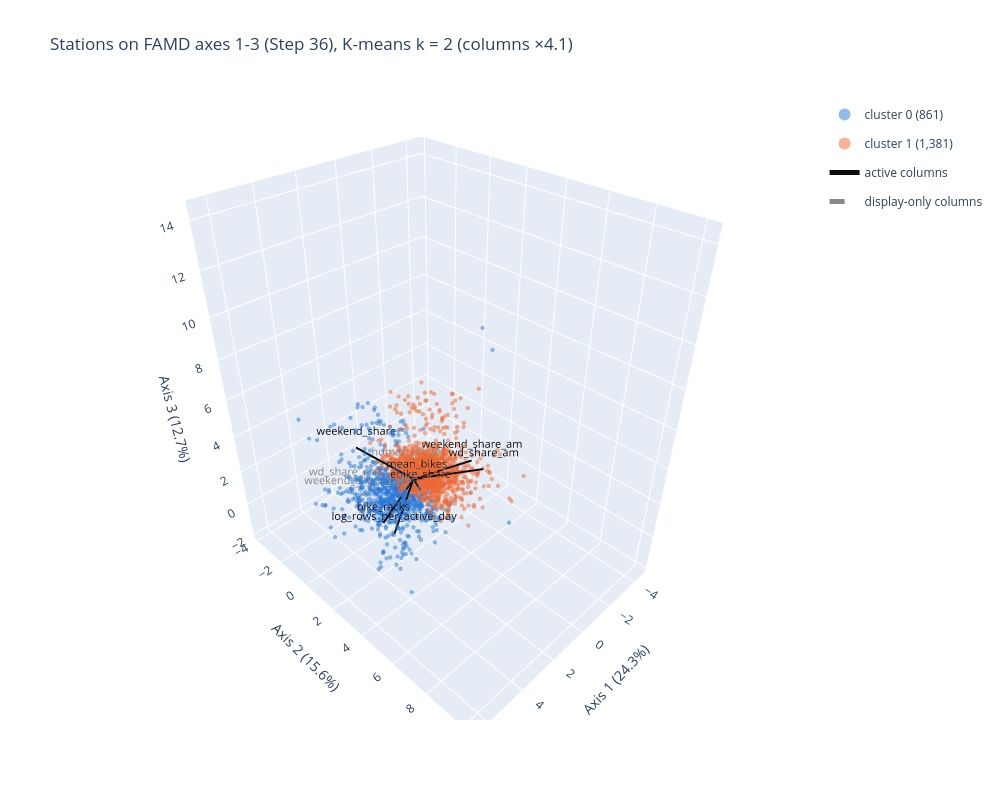

Notebook source saved alongside this figure:
### Markdown cell above
### Step 39: Rotatable 3D plot of the Step 36 FAMD with k = 2

### Code cell
k = 2
labels_k = cluster_labels_12h[f"k{k}"]
coords_3d = famd_12h.row_coordinates(famd_input_12h)[[0, 1, 2]]    # stations on FAMD axes 1-3 (Step 36)
col_coords_3d = famd_12h.column_coordinates_[[0, 1, 2]]
pct_3d = np.asarray(famd_12h.percentage_of_variance_)[:3]

active_3d = col_coords_3d.loc[famd_numeric_12h]              # active numerical columns -> solid lines
display_3d = col_coords_3d.loc[famd_numeric_display_12h]     # display-only columns -> dashed lines
# column lines stretched by one factor so the longest reaches 90% of the stations' 99th-percentile score
scale_3d = 0.9 * np.abs(coords_3d).quantile(0.99).max() / np.sqrt((pd.concat([active_3d, display_3d]) ** 2).sum(axis=1)).max()
cluster_colors = ["#2a78d6", "#eb6834", "#1baf7a", "#6250d6"]

fig = go.Figure()

# stations, one trace per cluster (click a legend entry to hide / show it)
station_info_3d = famd_input_12h[["smod_level1", "country"]]
for c in sorted(labels_k.unique()):
    mask = labels_k == c
    fig.add_trace(go.Scatter3d(
        x=coords_3d.loc[mask, 0], y=coords_3d.loc[mask, 1], z=coords_3d.loc[mask, 2],
        mode="markers", name=f"cluster {c} ({mask.sum():,})",
        marker=dict(size=2.5, color=cluster_colors[c], opacity=0.5),
        customdata=np.column_stack([coords_3d.index[mask], station_info_3d.loc[mask].to_numpy()]),
        hovertemplate="station %{customdata[0]}<br>%{customdata[1]}, %{customdata[2]}<extra>cluster " + str(c) + "</extra>",
    ))

# columns: a line from the origin with the column name at its end
for vectors, color, dash, group in [(active_3d, "#0b0b0b", "solid", "active columns"),
                                    (display_3d, "#8a8984", "dash", "display-only columns")]:
    for i, (var, (x, y, z)) in enumerate(vectors.iterrows()):
        fig.add_trace(go.Scatter3d(
            x=[0, x * scale_3d], y=[0, y * scale_3d], z=[0, z * scale_3d],
            mode="lines+text", text=["", var], textposition="top center",
            line=dict(color=color, width=4, dash=dash), textfont=dict(color=color, size=11),
            name=group, legendgroup=group, showlegend=(i == 0), hoverinfo="skip",
        ))

fig.update_layout(
    title=f"Stations on FAMD axes 1-3 (Step 36), K-means k = {k} (columns ×{scale_3d:.1f})",
    scene=dict(xaxis_title=f"Axis 1 ({pct_3d[0]:.1f}%)",
               yaxis_title=f"Axis 2 ({pct_3d[1]:.1f}%)",
               zaxis_title=f"Axis 3 ({pct_3d[2]:.1f}%)"),
    width=1000, height=800, legend=dict(itemsizing="constant"),
)
fig.show()

### Figure 1 — Plotly figure (JSON) as saved in the notebook; plotly's stock layout.template omitted (floating-point values rounded to 4 significant figures; data arrays with more than 128 entries replaced by an {"elided": "..."} marker saying what was removed)
{"data": [{"customdata": {"elided": "861x3 mixed values"}, "hovertemplate": "station %{customdata[0]}<br>%{customdata[1]}, %{customdata[2]}<extra>cluster 0</extra>", "marker": {"color": "#2a78d6", "opacity": 0.5, "size": 2.5}, "mode": "markers", "name": "cluster 0 (861)", "type": "scatter3d", "x": {"elided": "861 float values"}, "y": {"elided": "861 float values"}, "z": {"elided": "861 float values"}}, {"customdata": {"elided": "1381x3 mixed values"}, "hovertemplate": "station %{customdata[0]}<br>%{customdata[1]}, %{customdata[2]}<extra>cluster 1</extra>", "marker": {"color": "#eb6834", "opacity": 0.5, "size": 2.5}, "mode": "markers", "name": "cluster 1 (1,381)", "type": "scatter3d", "x": {"elided": "1381 float values"}, "y": {"elided": "1381 float values"}, "z": {"elided": "1381 float values"}}, {"hoverinfo": "skip", "legendgroup": "active columns", "line": {"color": "#0b0b0b", "dash": "solid", "width": 4}, "mode": "lines+text", "name": "active columns", "showlegend": true, "text": ["", "bike_racks"], "textfont": {"color": "#0b0b0b", "size": 11}, "textposition": "top center", "type": "scatter3d", "x": [0, 3.069], "y": [0, 1.253], "z": [0, -0.05441]}, {"hoverinfo": "skip", "legendgroup": "active columns", "line": {"color": "#0b0b0b", "dash": "solid", "width": 4}, "mode": "lines+text", "name": "active columns", "showlegend": false, "text": ["", "mean_bikes"], "textfont": {"color": "#0b0b0b", "size": 11}, "textposition": "top center", "type": "scatter3d", "x": [0, 1.461], "y": [0, 1.864], "z": [0, 1.935]}, {"hoverinfo": "skip", "legendgroup": "active columns", "line": {"color": "#0b0b0b", "dash": "solid", "width": 4}, "mode": "lines+text", "name": "active columns", "showlegend": false, "text": ["", "log_rows_per_active_day"], "textfont": {"color": "#0b0b0b", "size": 11}, "textposition": "top center", "type": "scatter3d", "x": [0, 2.792], "y": [0, 1.682], "z": [0, -0.619]}, {"hoverinfo": "skip", "legendgroup": "active columns", "line": {"color": "#0b0b0b", "dash": "solid", "width": 4}, "mode": "lines+text", "name": "active columns", "showlegend": false, "text": ["", "weekend_share"], "textfont": {"color": "#0b0b0b", "size": 11}, "textposition": "top center", "type": "scatter3d", "x": [0, 1.592], "y": [0, -2.349], "z": [0, 1.56]}, {"hoverinfo": "skip", "legendgroup": "active columns", "line": {"color": "#0b0b0b", "dash": "solid", "width": 4}, "mode": "lines+text", "name": "active columns", "showlegend": false, "text": ["", "wd_share_am"], "textfont": {"color": "#0b0b0b", "size": 11}, "textposition": "top center", "type": "scatter3d", "x": [0, -2.588], "y": [0, 2.299], "z": [0, 0.4708]}, {"hoverinfo": "skip", "legendgroup": "active columns", "line": {"color": "#0b0b0b", "dash": "solid", "width": 4}, "mode": "lines+text", "name": "active columns", "showlegend": false, "text": ["", "weekend_share_am"], "textfont": {"color": "#0b0b0b", "size": 11}, "textposition": "top center", "type": "scatter3d", "x": [0, -2.543], "y": [0, 1.54], "z": [0, 0.6012]}, {"hoverinfo": "skip", "legendgroup": "active columns", "line": {"color": "#0b0b0b", "dash": "solid", "width": 4}, "mode": "lines+text", "name": "active columns", "showlegend": false, "text": ["", "ebike_share"], "textfont": {"color": "#0b0b0b", "size": 11}, "textposition": "top center", "type": "scatter3d", "x": [0, 0.4703], "y": [0, 1.015], "z": [0, 0.1815]}, {"hoverinfo": "skip", "legendgroup": "display-only columns", "line": {"color": "#8a8984", "dash": "dash", "width": 4}, "mode": "lines+text", "name": "display-only columns", "showlegend": true, "text": ["", "wd_share_pm"], "textfont": {"color": "#8a8984", "size": 11}, "textposition": "top center", "type": "scatter3d", "x": [0, 2.588], "y": [0, -2.299], "z": [0, -0.4708]}, {"hoverinfo": "skip", "legendgroup": "display-only columns", "line": {"color": "#8a8984", "dash": "dash", "width": 4}, "mode": "lines+text", "name": "display-only columns", "showlegend": false, "text": ["", "weekend_share_pm"], "textfont": {"color": "#8a8984", "size": 11}, "textposition": "top center", "type": "scatter3d", "x": [0, 2.543], "y": [0, -1.54], "z": [0, -0.6012]}, {"hoverinfo": "skip", "legendgroup": "display-only columns", "line": {"color": "#8a8984", "dash": "dash", "width": 4}, "mode": "lines+text", "name": "display-only columns", "showlegend": false, "text": ["", "human_share"], "textfont": {"color": "#8a8984", "size": 11}, "textposition": "top center", "type": "scatter3d", "x": [0, -0.4703], "y": [0, -1.015], "z": [0, -0.1815]}], "layout": {"height": 800, "legend": {"itemsizing": "constant"}, "scene": {"xaxis": {"title": {"text": "Axis 1 (24.3%)"}}, "yaxis": {"title": {"text": "Axis 2 (15.6%)"}}, "zaxis": {"title": {"text": "Axis 3 (12.7%)"}}}, "title": {"text": "Stations on FAMD axes 1-3 (Step 36), K-means k = 2 (columns ×4.1)"}, "width": 1000}}
